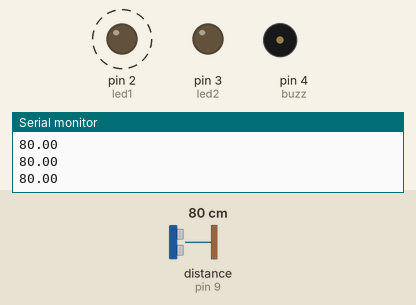
This sketch was run on a simulated Arduino Uno, built with avr-gcc and run on an emulated ATmega328P. Shown: output pins drawn as LEDs (lit = HIGH), buzzer (waves = sounding, pin HIGH), the last lines printed to the serial monitor. Wiring (inferred from the names in the program): ultrasonic range finder: trigger pin 8; echo pin 9. Dashed ring = blinking. The inputs (shaded band) are chosen by the test bench; at power-on: distance to the obstacle (sensor on pin 9) 80 cm. The echo pulse lasts 58.3 µs per cm; pins used as bus, display or sensor lines are not drawn.

Above: at 1.4 s.
1.5 s: distance to the obstacle (sensor on pin 9) set to 8 cm
4.7 s: distance to the obstacle (sensor on pin 9) set to 5 cm
At 6.3 s:
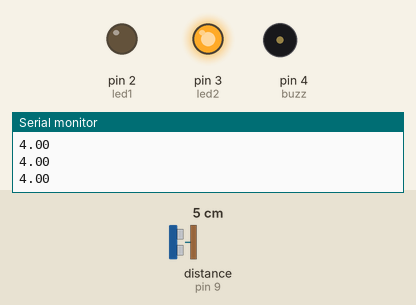
6.8 s: distance to the obstacle (sensor on pin 9) set to 9 cm
At 7.8 s:
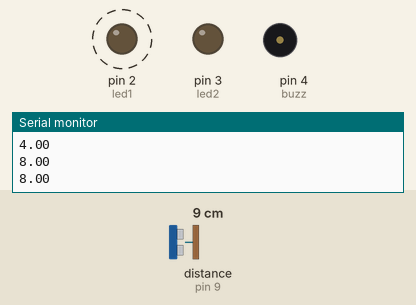
10.0 s: distance to the obstacle (sensor on pin 9) set to 2 cm
At 10.8 s:
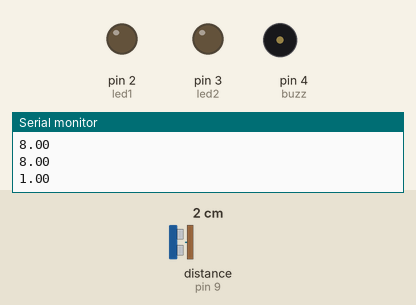
Timing chart, 0 to 13.0 s (numbered marks = the images above; inputs shaded):
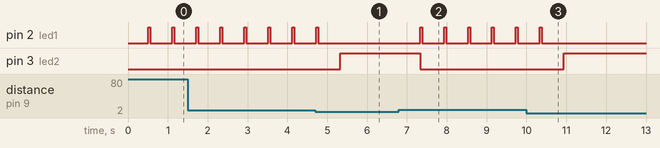

The sketch:

sensor_Ultrassonico_proximidade.ino
```cpp
#define led1 2
#define led2 3
#define buzz 4
#define echo 9
#define trig 8
unsigned long tempo;
double dist;

void setup() {
pinMode(led1,OUTPUT);
pinMode(buzz,OUTPUT);
pinMode(led2,OUTPUT);
pinMode(trig,OUTPUT);
pinMode(echo,INPUT);
Serial.begin(9600);
digitalWrite(trig,0);
}

void loop() {
digitalWrite(trig,1);
delayMicroseconds(10);
digitalWrite(trig,0);
tempo = pulseIn(echo,1);
dist = tempo/58;
Serial.println(dist);
delay(500);
 if(dist<=5){
  digitalWrite(led2,1);
 }
 else{
  digitalWrite(led2,0);
 }
 if(dist >5 && dist<=300) {
  digitalWrite(led1,1);
  delay(50);
  digitalWrite(led1,0);
  delay(50);
 }
 else{
  digitalWrite(led1,0);
 }
}
```

Measured:
- the behaviour switches between 7 and 6 cm on distance to the obstacle (sensor on pin 9) (found by bisection; images 0 and 1)
- after the input at 4.7 s, pin 2 (led1): goes on until 4.8 s, then stays LOW; pin 3 (led2): LOW → HIGH after 0.63 s
- after the input at 6.8 s, pin 2 (led1): alternates HIGH for 0.05 s and LOW for 0.55 s, starting after 0.53 s; pin 3 (led2): HIGH → LOW after 0.53 s
- after the input at 10.0 s, pin 2 (led1): goes on until 10.4 s, then stays LOW; pin 3 (led2): LOW → HIGH after 0.94 s
- by itself, pin 2 (led1): alternates HIGH for 0.05 s and LOW for 0.55 s
